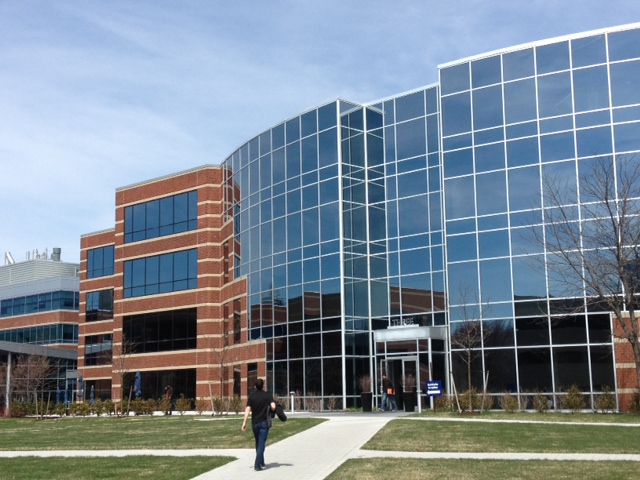
#> input picture ETV2/building1.jpg, 640 x 480 px
$ jupyter execute Assignment2a_question_9117504.ipynb
#> lines starting #> are read from the running program, lines starting #| are printed output that depends on the picture
# Homography estimation via the DLT

Your name: James Bishop

Your ID number:9117504

No we're going to read two images in, a left image and a right image. And we are going to estimate the homography between the two images, so that we can create an approsimate panorama. You know the panorama mode in your phone camera (or panorama app)? This is basically what that photo app does.

Let's start by reading the two images.

[cell 1]
import cv2
import numpy as np
import matplotlib.pyplot as plt

imgL = cv2.imread('building1.jpg',cv2.IMREAD_GRAYSCALE)
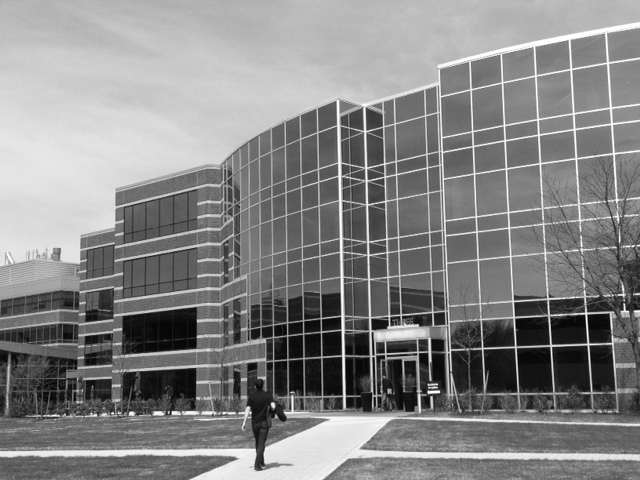
#> imgL: shape (480, 640); min 0, max 255, mean 133.4
plt.imshow(imgL,cmap='gray');

[cell 2]
imgR = cv2.imread('building2.jpg',cv2.IMREAD_GRAYSCALE)
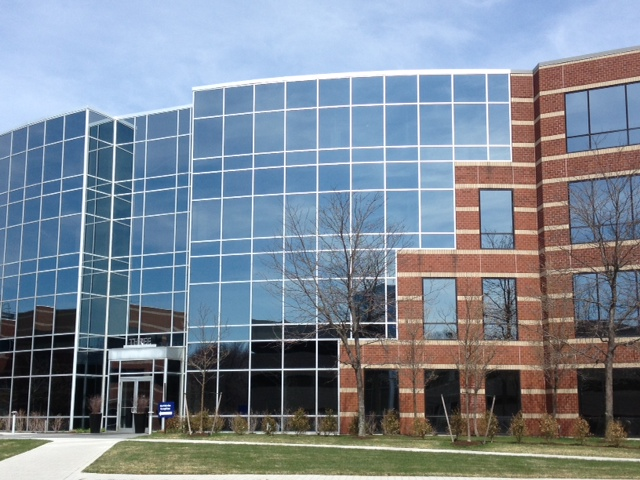
#> input picture ETV2/building2.jpg, 640 x 480 px
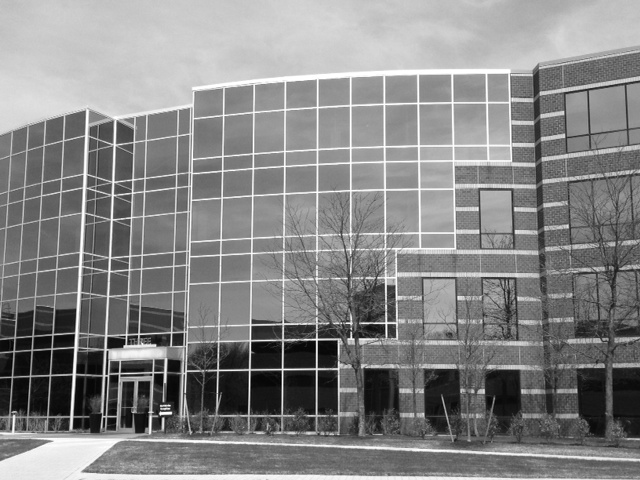
#> imgR: shape (480, 640); min 0, max 255, mean 133.7
plt.imshow(imgR,cmap='gray');

In previous vision modules, you will have covered feature matching. I don't ex_iect you to repeat that here. So I will give you the code to match the two images using ORB. And we will match the features between the frames.

[cell 3]
# Initiate ORB detector
orb = cv2.ORB_create()

# find the keypoints and descriptors with ORB
kp1, des1 = orb.detectAndCompute(imgL,None)
#> kp1 = 500 keypoints; strongest (x, y, size): (588, 315, 31), (588, 316, 37.2), (553, 348, 31), (583, 311, 31)
kp2, des2 = orb.detectAndCompute(imgR,None)
#> kp2 = 500 keypoints; strongest (x, y, size): (314, 342, 31), (319, 341, 31), (314, 337, 31), (314, 371, 31)
# create BFMatcher object
bf = cv2.BFMatcher(cv2.NORM_HAMMING, crossCheck=True)
# Match descriptors.
matches = bf.match(des1,des2)
#> matches = 237 matches
# Sort them in the order of their distance.
matches = sorted(matches, key = lambda x:x.distance)

# Draw first 10 matches.
img3 = cv2.drawMatches(imgL,kp1,imgR,kp2,matches[:120],None,flags=cv2.DrawMatchesFlags_NOT_DRAW_SINGLE_POINTS)
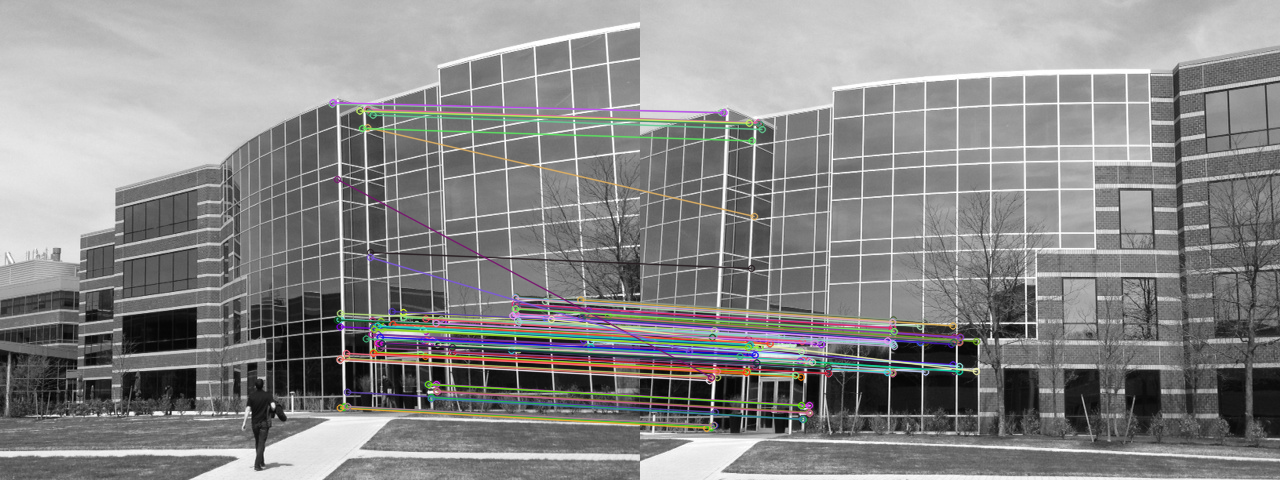
#> img3: shape (480, 1280, 3); mean of channels 0, 1, 2 136.3, 136.5, 136.9; drawn as B, G, R
plt.figure(figsize = (15,15)),plt.imshow(img3),plt.show();

So we can now see the features in each image (circles) and thei corresponding matches (lines). What can we say about it? It seems that there are a lot of good matches, but a few outliers as well.

## Direct Linear Transform

We're going to estimate the homography between the two images using the direct linear transform, as discussed in Lecture 3.3.

Recall that we do this by building our $\textbf{B}$ matrix, and then applying the SVD.

The full algorithm for estimating the homgraphy through the direct linear transform is given at the end of that lecture video:

However, we know that the DLT is very susceptible to noise. So, for the moment, let's take the first 40 ORB matches, for now, and build the direct linear transform. In OpenCV, the sift matcher sorts the list of mathes by "goodness" of match. So, if we take just the first 40, we can be pretty sure that we won't get any outliers. Let's have a look.

[cell 4]
# Draw first 40 matches.
img3 = cv2.drawMatches(imgL,kp1,imgR,kp2,matches[:40],None,flags=cv2.DrawMatchesFlags_NOT_DRAW_SINGLE_POINTS)
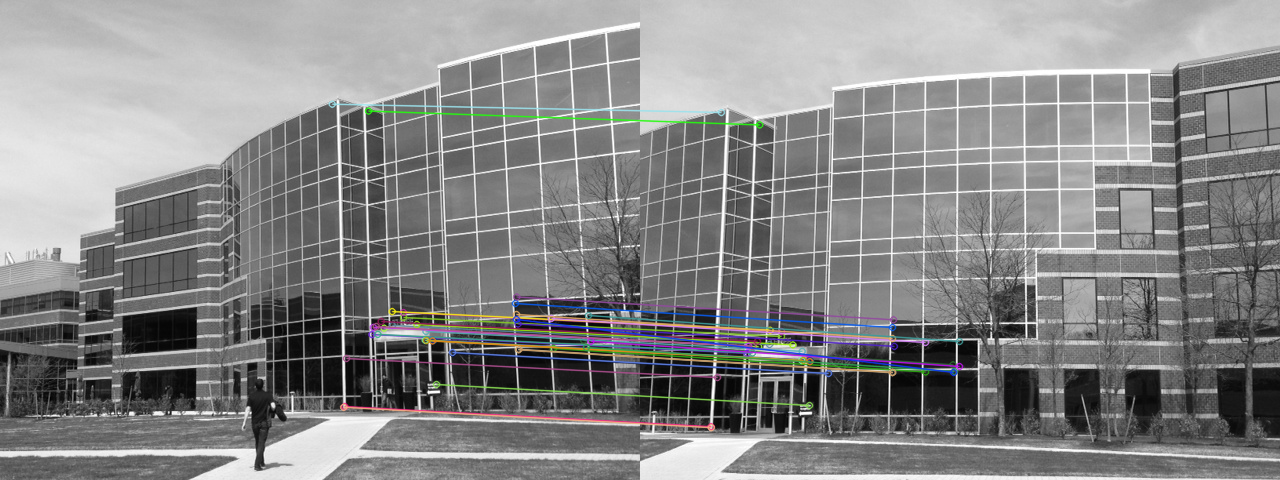
#> img3: shape (480, 1280, 3); mean of channels 0, 1, 2 134.8, 134.8, 134.7; drawn as B, G, R
plt.figure(figsize = (15,15)),plt.imshow(img3),plt.show();

Yep, these matches look very clean. Let's work with these for now. Later we will try adding sme feature that are outliers, to see what happens, but for now, go with these first forty features.

[cell 5]
# Take the first forty features, which we are pretty happy are inliers.

# OpenCV is a little convoluted in how it manages the correspondences, so I
# simplified it. In this code, I have reformatted the correspondence list
# such that the left and right points at at corresponding locations in the
# lists.

# that is,
#      left_pts[0] <-> rght_pts[0]
#      left_pts[1] <-> rght_pts[1]
#         and so on

left_pts = np.float32([kp1[m.queryIdx].pt for m in matches[:40]]).reshape(-1,2)
#> left_pts = 40 pairs, first value 331.8 to 590.4, second value 103.7 to 406.8
rght_pts = np.float32([kp2[m.trainIdx].pt for m in matches[:40]]).reshape(-1,2)
#> rght_pts = 40 pairs, first value 70.56 to 319, second value 112 to 427.2

[cell 6]
print(left_pts.shape)
#| (40, 2)
print(rght_pts.shape)
#| (40, 2)

<font color='blue'>

#### Task

Using the forty good features above, estimate the homography matrix using the DLT algorithm above.

Warp the right image according to the homography. I don't ex_iect you to implement this yourself (though, if you did want to, it wouldn't be dissimilar to what you did in the last activity). Instead, I suggest we use the OpenCV [`cv2.warpPerspective`](https://docs.opencv.org/4.x/da/d54/group__imgproc__transform.html#gaf73673a7e8e18ec6963e3774e6a94b87) function to do this.

Notes:
 * To build the $\mathbf{B}$ matrix, you might consider building the 2x9 sub-matrix $\mathbf{B}_i$ for each correspondence pair, and then stack the matrices ([`np.append`](https://numpy.org/doc/stable/reference/generated/numpy.append.html) setting `axis=0`)
 * In the lecture, I mention the command to run the [SVD](https://numpy.org/doc/stable/reference/generated/numpy.linalg.svd.html).
 * Use the [`np.reshape`](https://numpy.org/doc/stable/reference/generated/numpy.reshape.html) command to convert the 9-vector to the 3x3-matrix
 * The homography estimation gives us the transform that maps points in the left image to points in the right image. However, we want to match the right image to the left image, so we should use the *inverse* of the homography.
 * `cv2.warpPerspective` takes three arguments: 1) the image to warp, 2) the matrix to use to do the warping, and 3) the size of the output image. For the size of the image, I suggest to set it to `(1000,imgL.shape[0])`. This is big enough to accomodate the generated panorama.

#Perform homography estimation with 40 correspondence pairs

Create the B_i matrix from the corresponding pairs in left_pts and rght_pts

[cell 7]
# Get the first pair of corresponding points between the left_pts and rght_pts arrays
x, y = left_pts[0][0], left_pts[0][1]
#> x = 383.6; y = 327.6
x_i, y_i = rght_pts[0][0], rght_pts[0][1]
#> x_i = 118.2; y_i = 346.3

# Create the 2x9 B_i matrix for this pair
B_i = np.array([
    [-x, -y, -1, 0, 0, 0, x_i*x, x_i*y, x_i],
    [0, 0, 0, -x, -y, -1, y_i*x, y_i*y, y_i]
])

print("B_i for the first correspondence pair:")
print(B_i.shape)
#| (2, 9)

Stack the B_i for each corresponding pair to create the B Matrix

[cell 8]
##################
# Your code here

# Get the first pair of corresponding points to initialize B
x, y = left_pts[0][0], left_pts[0][1]
x_i, y_i = rght_pts[0][0], rght_pts[0][1]

# Create the 2x9 B_i matrix for the first pair
B = np.array([
    [-x, -y, -1, 0, 0, 0, x_i*x, x_i*y, x_i],
    [0, 0, 0, -x, -y, -1, y_i*x, y_i*y, y_i]
])

# Iterate through the rest of the correspondence pairs and append to B
for i in range(1, len(left_pts)):
    x, y = left_pts[i][0], left_pts[i][1]
    x_i, y_i = rght_pts[i][0], rght_pts[i][1]

    # Construct the two rows for each correspondence (B_i)
    B_i = np.array([
        [-x, -y, -1, 0, 0, 0, x_i*x, x_i*y, x_i],
        [0, 0, 0, -x, -y, -1, y_i*x, y_i*y, y_i]
    ])
    B = np.append(B, B_i, axis=0)
#> this loop made 39 passes
#> (x, y, x_i, y_i) on passes 1 to 12: (426, 339.6, 162, 360), (432, 339.8, 168.5, 360), (583.2, 339.8, 312.5, 364.3), (403, 317, 141, 336), (432, 339.6, 169.2, 360), (403, 312, 141, 331), (392, 325, 129, 344), (416.4, 324, 152.4, 344.4), (344.2, 406.1, 70.56, 426.2), (433.4, 340.1, 170, 360.8), (380.7, 321, 117, 340.9), (343.2, 406.8, 70.8, 427.2)

#print(B)
print(B.shape)
#| (80, 9)

Perform SVD

[cell 9]
# Perform singular value decomposition (SVD) using function given in lecture
(U,S,V) = np.linalg.svd(B, full_matrices=True)
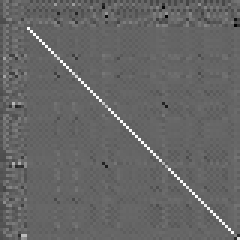
#> U: shape (80, 80) float64 (shown 3 times larger); min -0.653, max 0.975, mean -0.00104; drawn with min black and max white
#> S = [1466366.7, 141129.3, 3476.7, 787.3, 280.9, 101.8, 83.31, 0.383, 0.172]
print(U.shape)
#| (80, 80)
print(S.shape)
#| (9,)
print(V.shape)
#| (9, 9)
#print(V)

Get homography parameters

[cell 10]
#Get the last row of the V matrix, this contains the homography parameters
print("Last row of the V matrix:")
print(V[-1])
#| [ 2.55446710e-03 -1.34619948e-05 -8.14462833e-01  1.46581429e-03
#|   1.52945047e-03 -5.80206057e-01  3.97150354e-06  9.75221892e-07
#|  -4.59095383e-04]
#Call this vector v_9
v_9 = V[-1]
#> v_9 = [0.00255, -1.35e-05, -0.814, 0.00147, 0.00153, -0.58, 3.97e-06, 9.75e-07, -0.000459]

Create H matrix, calculate inverse and normalize relative to h_33 element

[cell 11]
# Reshape the vector of homography parameters into the 3x3 matrix H
H = v_9.reshape(3, 3)
#> H = [[0.00255, -1.35e-05, -0.814], [0.00147, 0.00153, -0.58], [3.97e-06, 9.75e-07, -0.000459]]
print(H)
#| [[ 2.55446710e-03 -1.34619948e-05 -8.14462833e-01]
#|  [ 1.46581429e-03  1.52945047e-03 -5.80206057e-01]
#|  [ 3.97150354e-06  9.75221892e-07 -4.59095383e-04]]

[cell 12]
# Normalize H such that h_33 is 1
H = H / H[2,2] #Array indexing starts at 0, hence h_33 is in position H[2,2]
#> H = [[-5.56, 0.0293, 1774.1], [-3.19, -3.33, 1263.8], [-0.00865, -0.00212, 1]]
print(H)
#| [[-5.56413155e+00  2.93228713e-02  1.77406017e+03]
#|  [-3.19283171e+00 -3.33144380e+00  1.26380286e+03]
#|  [-8.65071549e-03 -2.12422501e-03  1.00000000e+00]]

[cell 13]
# Calculate the inverse of the normalised homography matrix
H_inv = np.linalg.inv(H)
#> H_inv = [[0.0181, 0.106, -166.5], [0.217, -0.274, -38.29], [0.000617, 0.000338, -0.522]]
print(H_inv)
#| [[ 1.81071887e-02  1.06313337e-01 -1.66482342e+02]
#|  [ 2.16666531e-01 -2.73850808e-01 -3.82860279e+01]
#|  [ 6.16888600e-04  3.37965699e-04 -5.21519512e-01]]

Warp the image

[cell 14]
# Warp the right image
imgW = cv2.warpPerspective(imgR, H_inv, (1000, imgL.shape[0]))
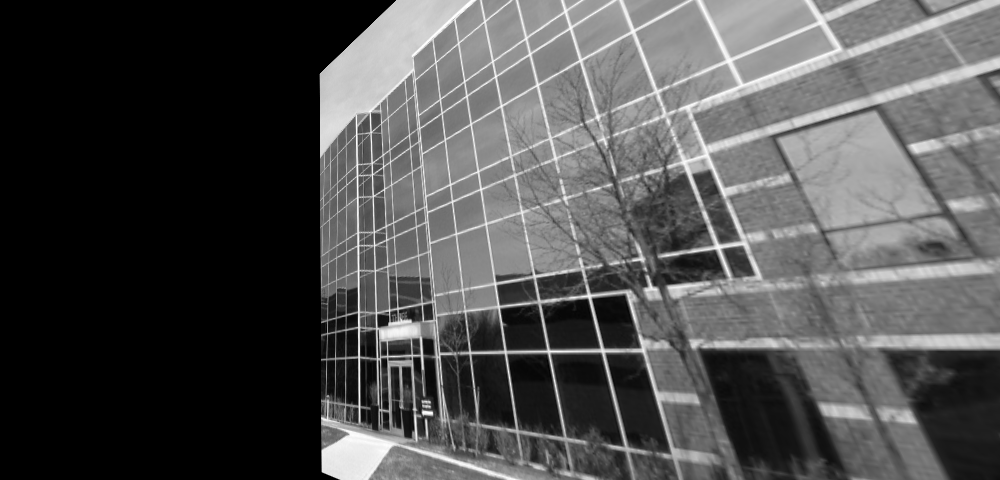
#> imgW: shape (480, 1000); min 0, max 255, mean 79.6

[cell 15]
plt.figure(figsize=(15,15))
plt.imshow(imgW,cmap='gray');
plt.title('Panorama with 80 matches (including outliers)')
plt.show()

MY QUERY ENDS HERE, NO NEED TO LOOK AT ANYTHING BELOW THANKS

## Impact of outliers

Now let's see what happens when we add in some outliers. We'll take 80 of our features above. We start seeing some outliers creep in. What impact do these have on the DLT algorithm?

[cell 16]
# Draw first 80 matches.
img3 = cv2.drawMatches(imgL,kp1,imgR,kp2,matches[:80],None,flags=cv2.DrawMatchesFlags_NOT_DRAW_SINGLE_POINTS)
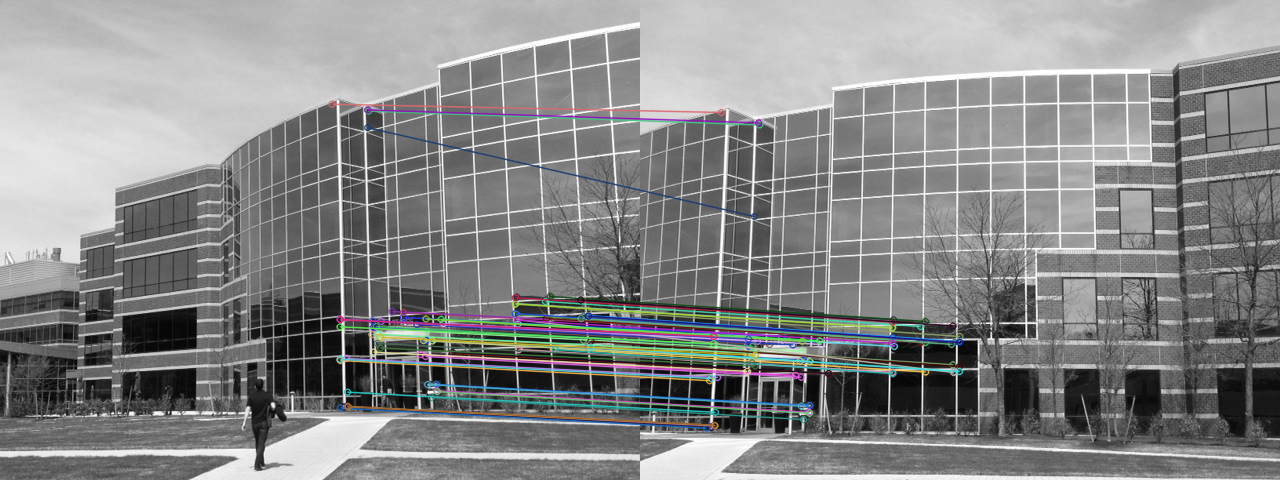
#> img3: shape (480, 1280, 3); mean of channels 0, 1, 2 135.8, 135.8, 135.1; drawn as B, G, R
plt.figure(figsize = (15,15)),plt.imshow(img3),plt.show();

# Take the first 80 features, which we are pretty happy are inliers.
left_pts = np.float32([kp1[m.queryIdx].pt for m in matches[:80]]).reshape(-1,2)
#> left_pts = 80 pairs, first value 331.8 to 590.4, second value 103.7 to 407.5
rght_pts = np.float32([kp2[m.trainIdx].pt for m in matches[:80]]).reshape(-1,2)
#> rght_pts = 80 pairs, first value 66.24 to 319.2, second value 112 to 427.7
